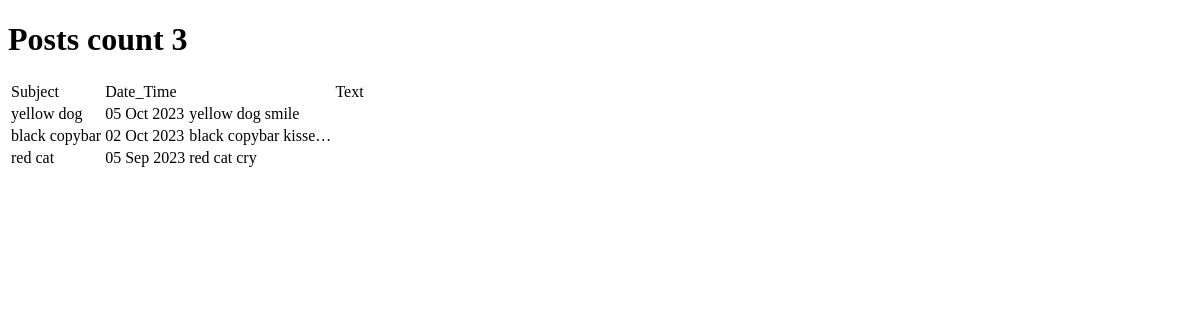
Before: /news/ with the older database file.
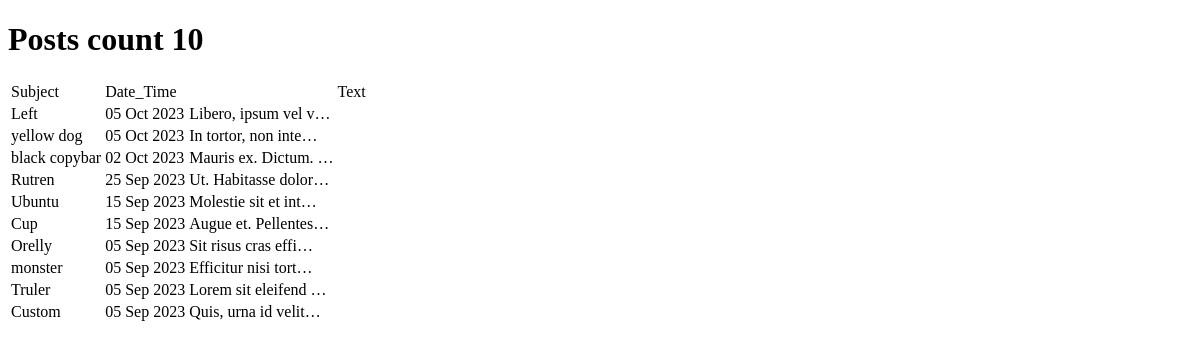
After: the same page with the newer database file.
### News/models.py (models this page shows, shortened)
class Reaction():
    def __init__(self):
        pass

class Post(models.Model, Reaction):
    article = 'AR'
    news = 'NW'
    TYPES = [
        (article, 'article'),
        (news, 'news')
    ]
    author = models.ForeignKey(Author, on_delete=models.CASCADE)
    category = models.ManyToManyField(Category, through='PostCategory')
    type = models.CharField(choices=TYPES, default=news, max_length=2)
    date_time = models.DateTimeField(auto_now_add=True)
    subject = models.CharField(max_length=100)
    text = models.TextField()
    rating = models.IntegerField(default=0)

### News/views.py (the view)
# urls.py: path('', PostsList.as_view(), name='post_list'),
class PostsList(ListView):
    model = Post
    ordering = '-date_time'
    template_name = 'Posts.html'
    context_object_name = 'posts'
    paginate_by = 10

### templates/Posts.html (shortened to what this page needs)
{% extends 'flatpages/default.html' %}
{% load custom_filters %}
{% block content %}
<h1>Posts count {{ posts | length }}</h1>
{% if posts %}
    <table>
        <tr>
            <td>Subject</td>
            <td>Date_Time<td>
            <td>Text</td>
        </tr>
        {% for post in posts %}
            <tr>
                <td>{{post.subject | censor}}</td>
                <td>{{post.date_time | date:'d M Y'}}</td>
                <td>{{post.text | censor | truncatechars:20}}</td>
            </tr>
        {% endfor %}
    </table>
{% endif %}
{% endblock content %}

### templates/flatpages/default.html (shortened to what this page needs)
<!DOCTYPE html>
<html>
<head>
</head>
<body>
{% block content%}
{% endblock content%}
</body>
</html>

Changed rows visible on the page:
no longer on this page (row edited): Post: subject|censor "red cat", date_time "05 Sep 2023", text|censor "red cat cry"
added Post: subject|censor "Left", date_time "05 Oct 2023", text|censor "Libero, ipsum vel v…"
changed Post "yellow dog": text|censor "yellow dog smile" → "In tortor, non inte…"
changed Post "black copybar": text|censor "black copybar kisse…" → "Mauris ex. Dictum. …"
added Post: subject|censor "Rutren", date_time "25 Sep 2023", text|censor "Ut. Habitasse dolor…"
added Post: subject|censor "Ubuntu", date_time "15 Sep 2023", text|censor "Molestie sit et int…"
added Post: subject|censor "Cup", date_time "15 Sep 2023", text|censor "Augue et. Pellentes…"
added Post: subject|censor "Orelly", date_time "05 Sep 2023", text|censor "Sit risus cras effi…"
added Post: subject|censor "monster", date_time "05 Sep 2023", text|censor "Efficitur nisi tort…"
added Post: subject|censor "Truler", date_time "05 Sep 2023", text|censor "Lorem sit eleifend …"
added Post: subject|censor "Custom", date_time "05 Sep 2023", text|censor "Quis, urna id velit…"
Other visible differences:
{{ posts | length }}: "3" → "10"
